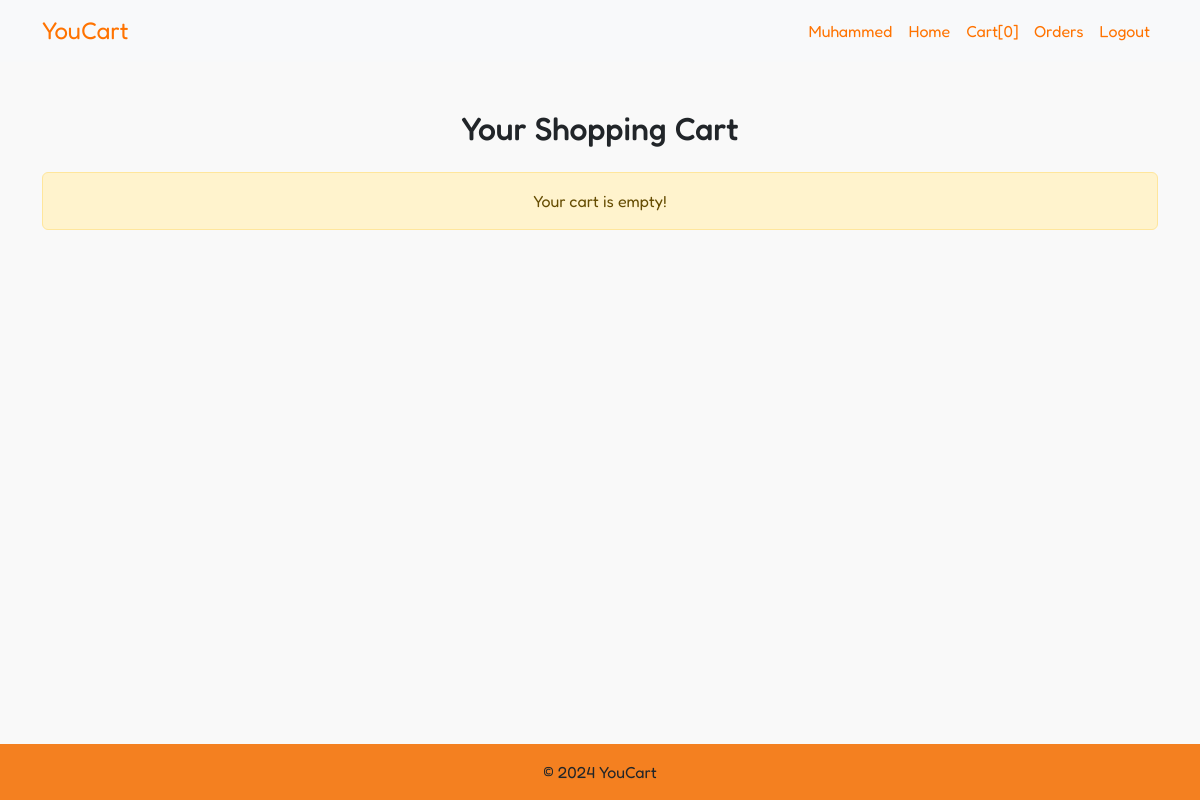
The app's page /cart/ (signed in), older data.
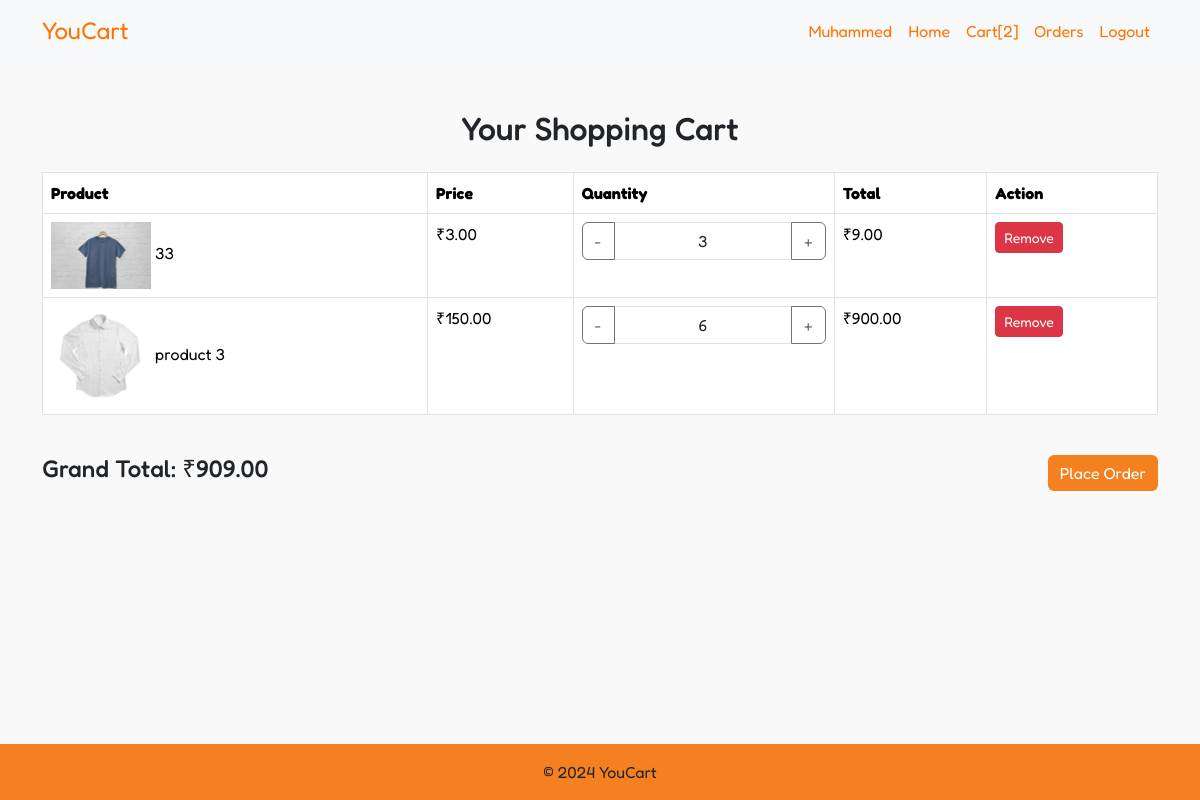
The same page, newer data.
### cart/models.py (models this page shows, shortened)
class CartItem(models.Model):
    cart = models.ForeignKey(Cart, on_delete=models.CASCADE, related_name="cart_item")
    product = models.ForeignKey(Product, on_delete=models.CASCADE)
    quantity = models.PositiveBigIntegerField(default=1)
    @property
    def total_price(self):
        return self.product.price * self.quantity

### product/models.py (models this page shows, shortened)
class Product(models.Model):
    name = models.CharField(max_length=100, unique=True)
    image = models.ImageField(upload_to='images')
    stock = models.PositiveIntegerField()
    is_active = models.BooleanField(default=True)
    price = models.DecimalField(max_digits=10, decimal_places=2)

### cart/views.py (the view)
# urls.py: path('cart/', cart_view, name='cart'),
@login_required
def cart_view(request):
    cart, created = Cart.objects.get_or_create(user=request.user)
    cart_items = CartItem.objects.filter(cart=cart)
    context = {
        'cart_items':cart_items,
        'total_amount': cart.total_price
    }
    return render(request, 'cart.html', context)

### auth_app/models.py (called while the page is built)
    def __str__(self):
        return self.username

### cart/context_processors.py (called while the page is built)
def cart_count(request):
    context = {}
    if request.user.is_authenticated:
        count = CartItem.objects.filter(cart__user=request.user).count()
        context['cart_count'] = count
    return context

### cart/models.py (called while the page is built)
    @property
    def total_price(self):
        cart_items = self.cart_item.all()
        total = sum([item.total_price for item in cart_items])
        return total

### cart/templates/cart.html (shortened to what this page needs)
{% extends 'base.html' %}
{% load static %}
{% block extra_head %}
  <link rel="stylesheet" href="{% static 'css/home.css' %}" />
{% endblock %}
{% block content %}
  {% include 'navbar.html' %}
  <div class="container my-5 pb-5">
    <h2 class="text-center mb-4">Your Shopping Cart</h2>
    {% if cart_items %}
      <div class="table-responsive">
        <table class="table table-bordered">
          <thead class="thead-light">
            <tr>
              <th scope="col">Product</th>
              <th scope="col">Price</th>
              <th scope="col">Quantity</th>
              <th scope="col">Total</th>
              <th scope="col">Action</th>
            </tr>
          </thead>
          <tbody>
            {% for item in cart_items %}
              <tr>
                <td>
                  <img src="{{ item.product.image.url }}" alt="{{ item.product.name }}" class="img-fluid" style="max-width: 100px;" />
                  {{ item.product.name }}
                </td>
                <td>₹{{ item.product.price }}</td>
                <td>
                  <div class="input-group">
                    <a href="{% url 'decrease_quantity' item.id %}" class="btn btn-outline-secondary">-</a>
                    <input type="text" class="form-control text-center" value="{{ item.quantity }}" size="1" readonly />
                    <a href="{% url 'increase_quantity' item.id %}" class="btn btn-outline-secondary">+</a>
                  </div>
                </td>
                <td>₹{{ item.total_price }}</td>
                <td>
                  <a href="{% url 'remove_cart' item.id %}" class="btn btn-danger btn-sm">Remove</a>
                </td>
              </tr>
            {% endfor %}
          </tbody>
        </table>
      </div>
      <div class="d-flex justify-content-between mt-4">
        <h4>Grand Total: ₹{{ total_amount }}</h4>
        <div>
          <a href="/place_order/" class="btn btn-primary align-content-center">Place Order</a>
        </div>
      </div>
    {% else %}
      <div class="alert alert-warning text-center">Your cart is empty!</div>
    {% endif %}
  </div>
  <div class="fixed-bottom">
    {% include 'footer.html' %}
  </div>
{% endblock %}

### templates/navbar.html (shortened to what this page needs)
<nav class="navbar navbar-expand-lg navbar-light bg-light">
    <div class="container">
        <a class="navbar-brand" href="/">YouCart</a>
        <div class="collapse navbar-collapse" id="navbarNav">
            <ul class="navbar-nav ms-auto">
                {% if request.user.is_authenticated %}
                <li class="nav-item">
                    <span class="nav-link" >{{request.user|capfirst}}</span>
                </li>
                <li class="nav-item">
                    <a class="nav-link" href="/">Home</a>
                </li>
                <li class="nav-item">
                    <a class="nav-link" href="/cart/"> Cart[{{cart_count}}]</a>
                </li>
                <li class="nav-item">
                    <a class="nav-link" href="/order_history/">Orders</a>
                </li>
                <li class="nav-item">
                    <a class="nav-link" href="/logout/">Logout</a>
                </li>
                {% endif %}
            </ul>
        </div>
    </div>
</nav>

Row changes from the older to the newer data that the page shows:
added CartItem: product.image (picture), product.name "33", product.price "3.00", quantity "3", total_price "9.00"
added CartItem: product.image (picture), product.name "product 3", product.price "150.00", quantity "6", total_price "900.00"
Text that changed along with them:
{{ cart_count }}: "0" → "2"
{{ total_amount }}: (not shown) → "909.00"
text no longer shown: "Your cart is empty!"
text now shown: "Product Price Quantity Total Action Grand Total: ₹ Place Order"
